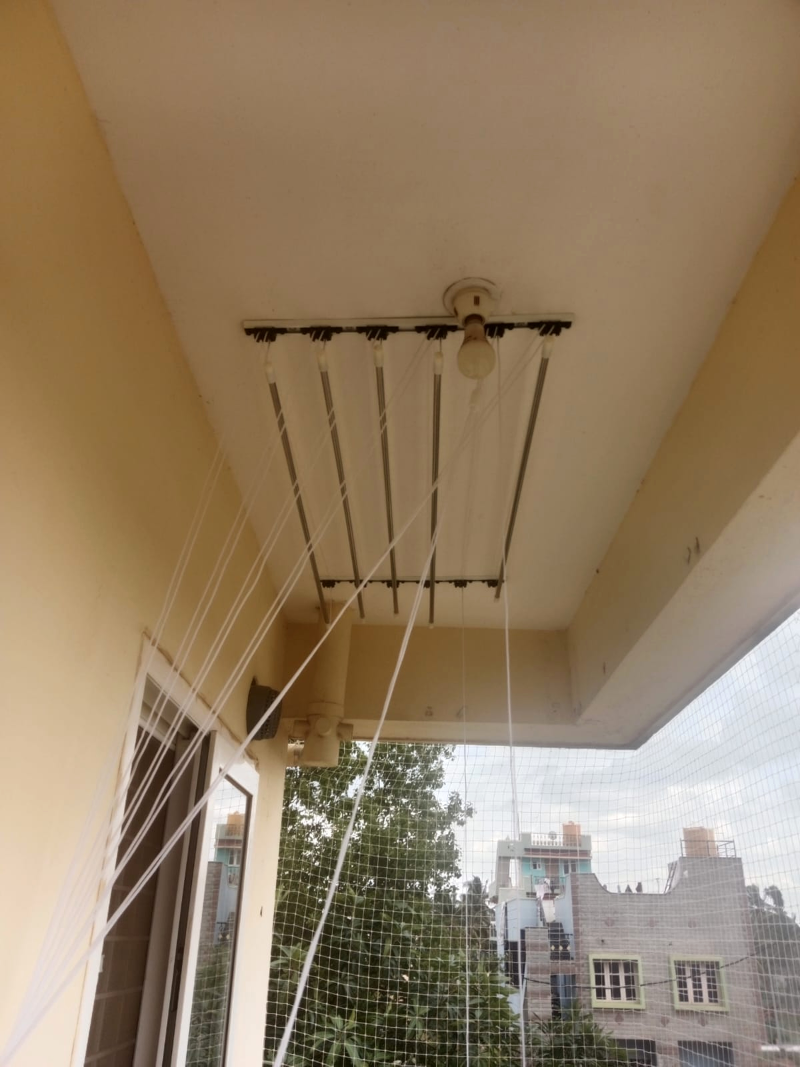
#> input picture client/src/assets/installations/cat-balcony.jpg, 2400 x 3200 px, given in place of media_1792317190694.jpg, which was not available (shown at 1/3 size)
$ python save_hero_bg.py
#> lines starting #> are read from the running program, lines starting #| are printed output that depends on the picture
from PIL import Image
import os

src_path = r'C:/Users/adhan/.gemini/antigravity-ide/brain/9093cb07-8cba-4c8c-aeaa-c6c2d94d60f0/.user_uploaded/media_1792317190694.jpg'
targets = [
    r'client/src/assets/installations/installations-hero-bg.jpg',
    r'client/src/assets/installations/installations-hero-bg.webp',
    r'client/public/installations/installations-hero-bg.jpg',
    r'client/public/installations/installations-hero-bg.webp'
]

with Image.open(src_path) as im:
#> im is the input picture: PIL image 2400x3200 RGB; mean R, G, B 147.5, 126.7, 100.5
    print(f"Original size: {im.size}")
#| Original size: (2400, 3200)
    # Target size: 2560 wide, maintaining 16:9 ratio -> 2560 x 1440
    upscaled = im.resize((2560, 1440), Image.Resampling.LANCZOS)
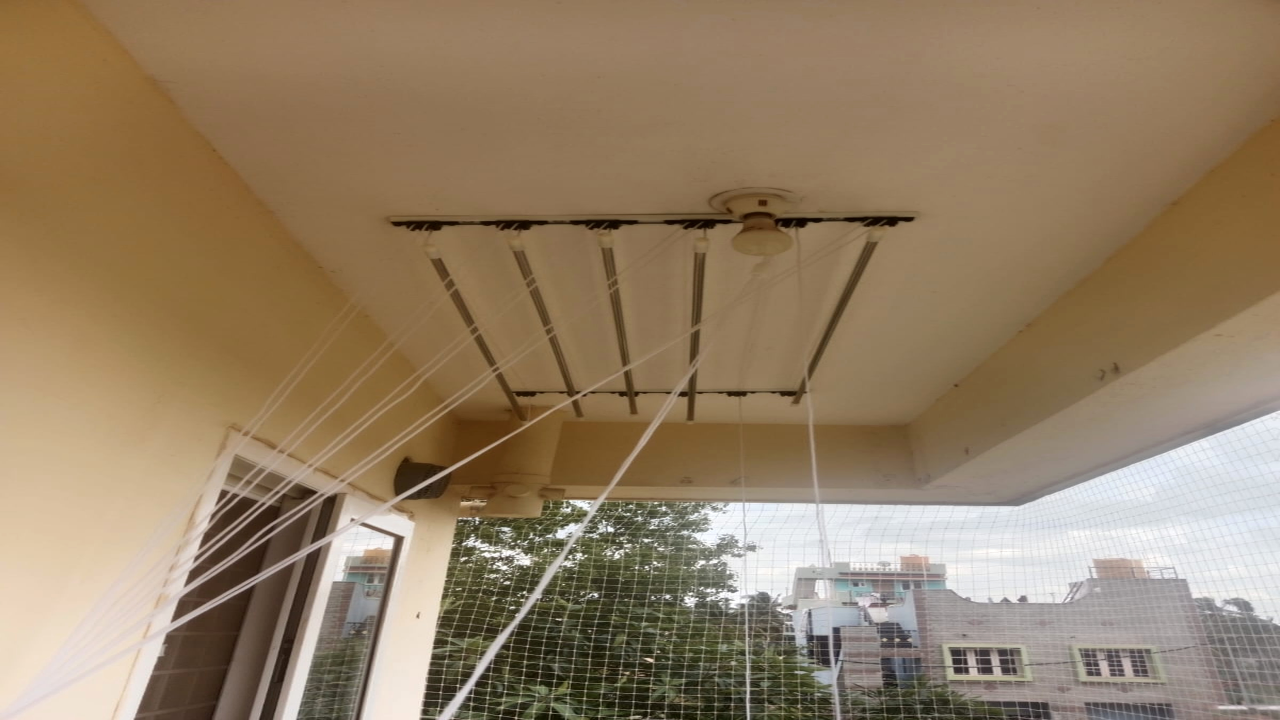
#> upscaled: PIL image 2560x1440 RGB (shown at 1/2 size); mean R, G, B 147.5, 126.7, 100.5
    for target in targets:
        os.makedirs(os.path.dirname(target), exist_ok=True)
        if target.endswith('.webp'):
            upscaled.save(target, 'WEBP', quality=94)
        else:
            upscaled.save(target, 'JPEG', quality=95)
        print(f"Saved: {target} ({os.path.getsize(target)} bytes)")

print("Hero background upscaling complete!")

$ run again, on client/src/assets/installations/cat-ceiling.jpg
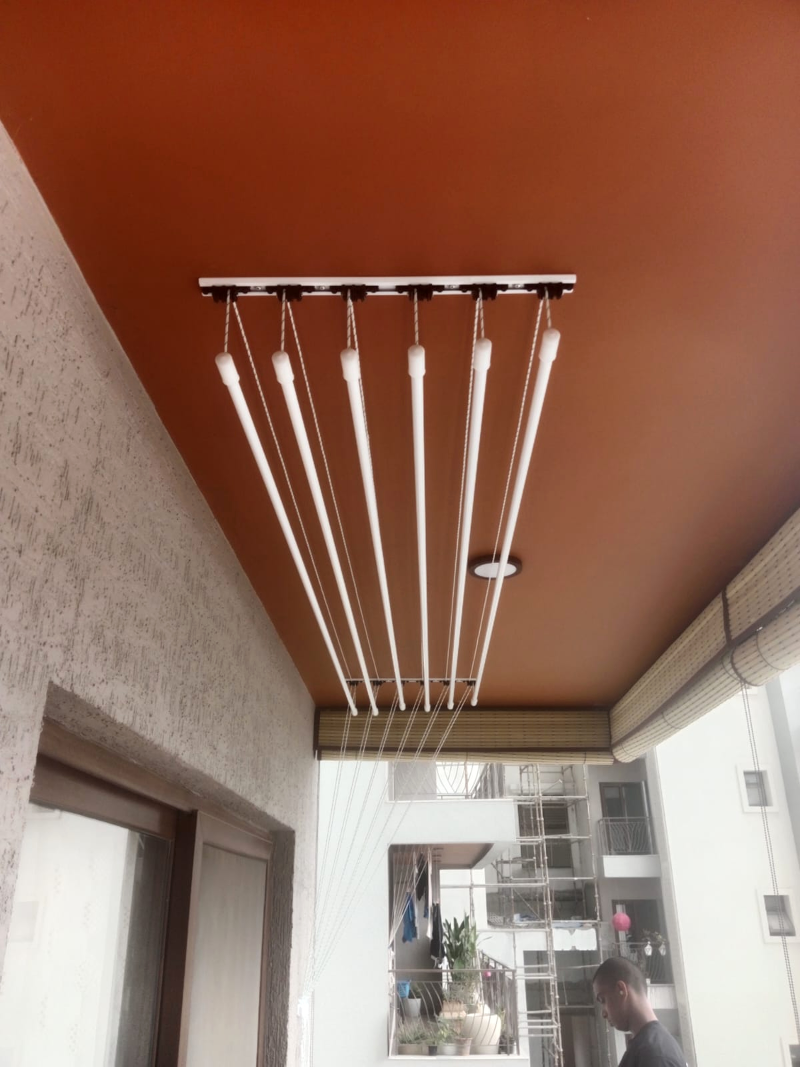
#> input picture client/src/assets/installations/cat-ceiling.jpg, 2400 x 3200 px, given in place of media_1792317190694.jpg, which was not available (shown at 1/3 size)
#> im is the input picture: PIL image 2400x3200 RGB; mean R, G, B 149.2, 111, 94.4
#| Original size: (2400, 3200)
#> `upscaled = im.resize((2560, 1440), Image.Resampling.LANCZOS)`:
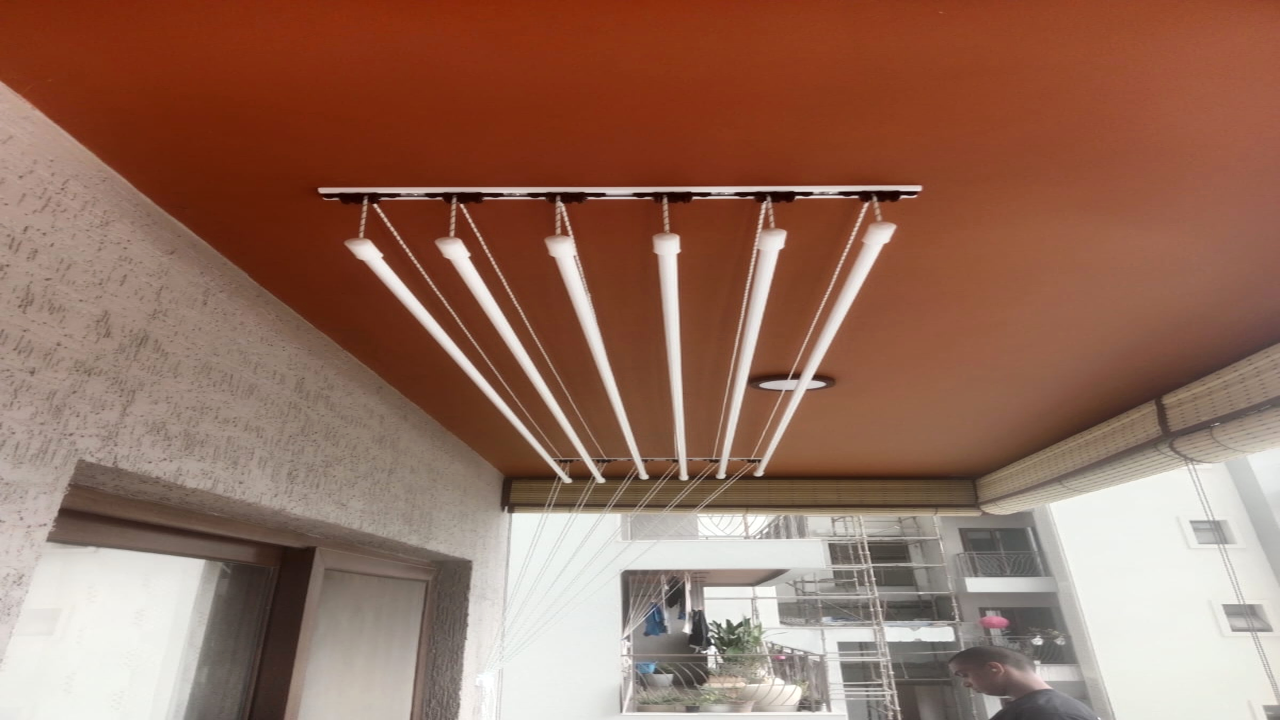
#> upscaled: PIL image 2560x1440 RGB (shown at 1/2 size); mean R, G, B 149.2, 111, 94.4

$ run again, on client/src/assets/installations/cat-custom.jpg
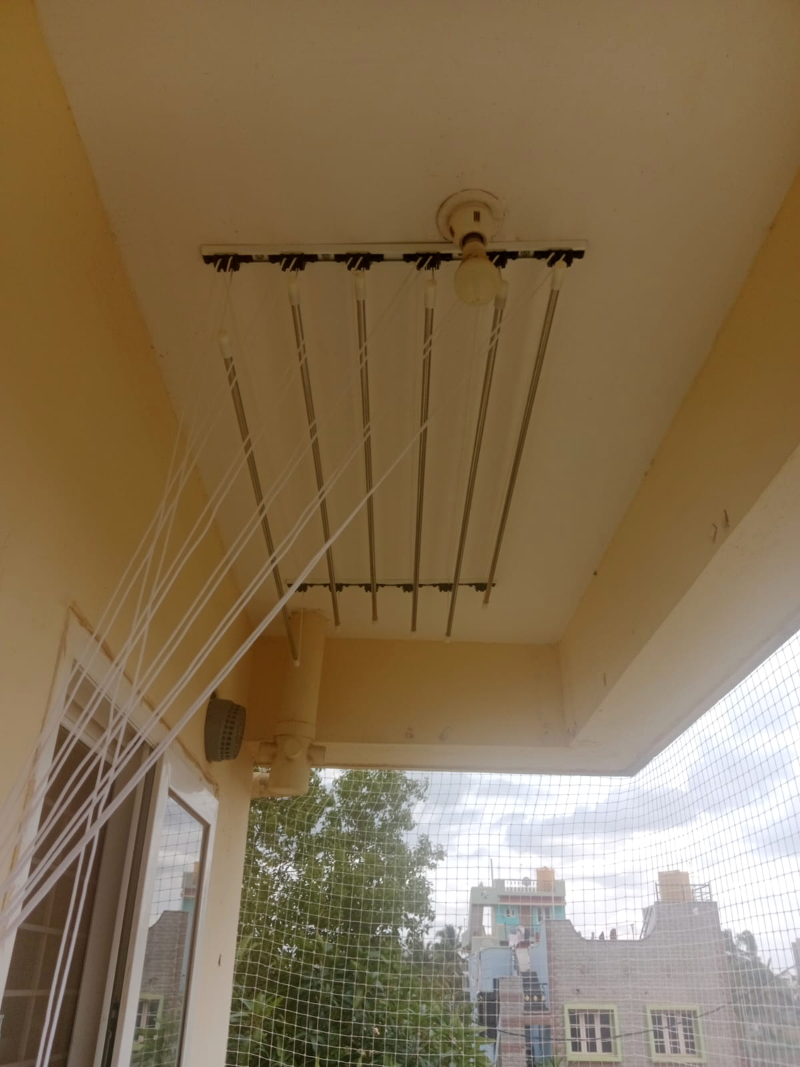
#> input picture client/src/assets/installations/cat-custom.jpg, 2400 x 3200 px, given in place of media_1792317190694.jpg, which was not available (shown at 1/3 size)
#> im is the input picture: PIL image 2400x3200 RGB; mean R, G, B 134.4, 113.9, 84.1
#| Original size: (2400, 3200)
#> `upscaled = im.resize((2560, 1440), Image.Resampling.LANCZOS)`:
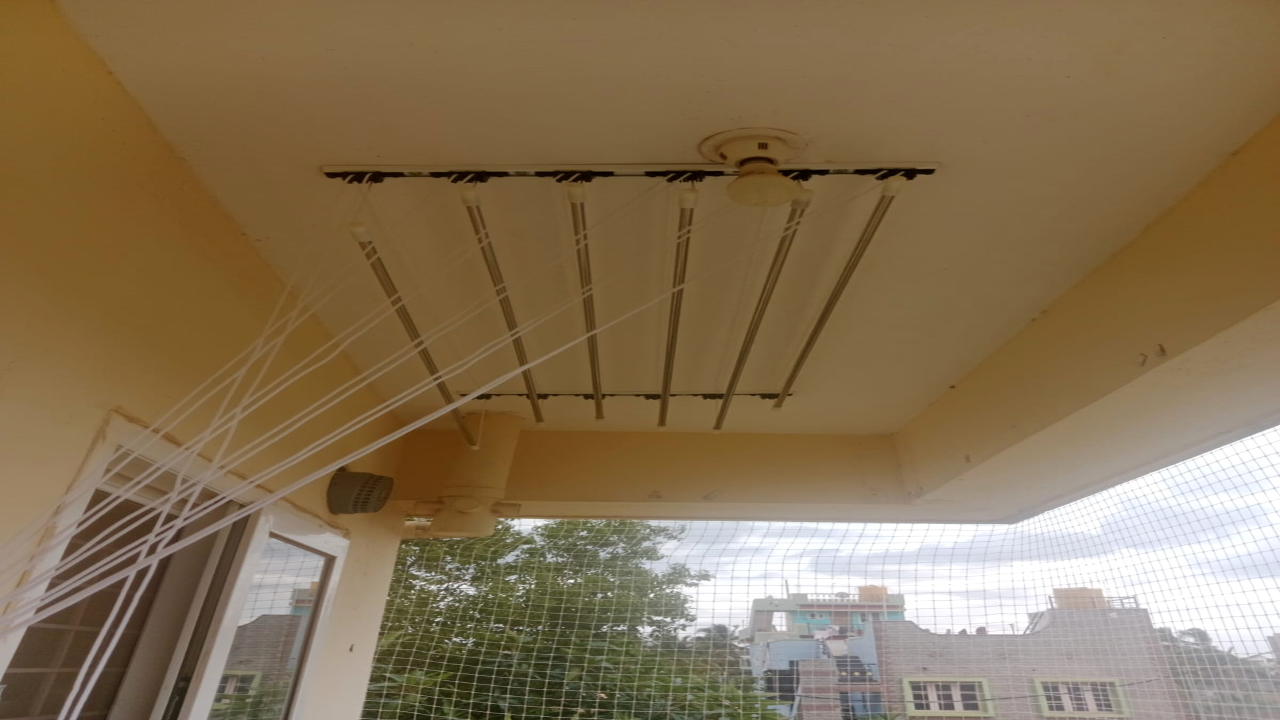
#> upscaled: PIL image 2560x1440 RGB (shown at 1/2 size); mean R, G, B 134.4, 113.9, 84.1
